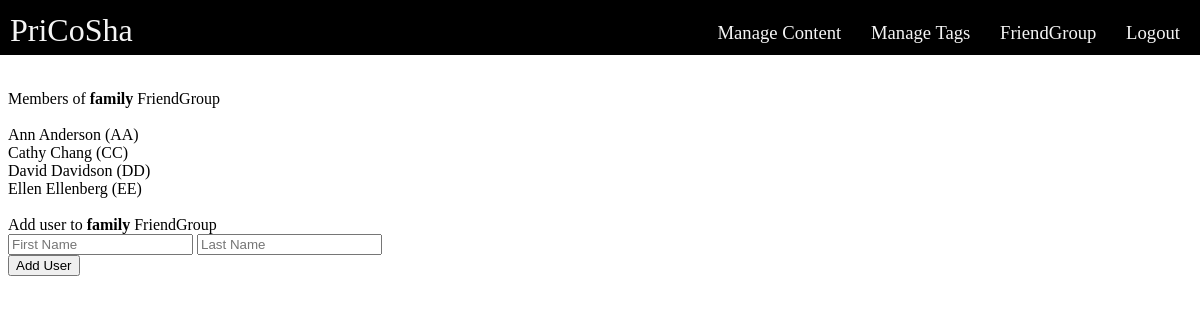
The page /validFriendGroup.php?friendGroup=family (signed in) on the database its author committed.
### tables this page shows
CREATE TABLE `person` (
  `username` varchar(50) NOT NULL,
  `password` varchar(100) DEFAULT NULL,
  `first_name` varchar(50) DEFAULT NULL,
  `last_name` varchar(50) DEFAULT NULL
);

### validFriendGroup.php (the view, shortened to what this page needs)
<!DOCTYPE html>
<html>
    <head>
        <link rel = "stylesheet" href = "back/header.css">
    </head>
    <body>
        <?php include "back/header.php"?>
        <div id = "main">
            <?php
                $conn = new PDO("mysql:host=localhost;dbname=databaseproject", "root", "");
                $error = "";
                $friendGroup = $_GET["friendGroup"];
                $cmd = "SELECT username, first_name, last_name FROM person WHERE username in (SELECT username FROM member WHERE username_creator='$_SESSION[userSession]' AND group_name = '$friendGroup')";
                $statement = $conn->prepare($cmd);
                $statement->execute();
                $result = $statement->fetch();
                echo "Members of <b>$friendGroup</b> FriendGroup<br/><br/>";
                do{
                echo "<div> $result[first_name] $result[last_name] (".$result['username'].") </div>";
                }while($result = $statement->fetch());
                echo "
                    <br/>
                    <div>Add user to <b>$friendGroup</b> FriendGroup</div>
                    <form action='back/registerValidMember.php' method='POST'>
                        <input name='FName' placeholder='First Name' type='text'/>
                        <input name='LName' placeholder='Last Name' type='text'/> <br/>
                        <input name='friendGroup' value='$friendGroup' type='hidden'/>
                        <input value = 'Add User' type='submit'>
                    </form> <br/> $error
                ";
            ?>
        </div>
    </body>
</html>

### back/header.php
<div id = "navbar" class = "navbar navbar-fixed-top">
    <div class = "navcontainer">
        <a class = "navbar-a" href = "manageContent.php">Manage Content</a>
        <a class = "navbar-a" href = "manageTags.php">Manage Tags</a>
        <a class = "navbar-a" href = "friendgroup.php">FriendGroup</a>
        <a class = "navbar-a" href = "back/logout.php">Logout</a>
    </div>
</div>
<div id = "navbarLeft" class = "navbar navbar-fixed-top">
    <div class = "navcontainer">
        <a class = "navbar-a" href = "index.php">PriCoSha</a>
    </div>
</div>

### back/header.css (style rules this page uses)
#navbar { background-color:black; position:fixed; top:0px; left:0px; right:0px; height:55px; text-align:right; font-size:14pt; }
.navbar-a { color:whitesmoke; text-align:center; margin-right:15px; text-decoration:none; padding-left:5px; padding-right:5px; }
.navcontainer { margin-top:22px; }
#navbarLeft { background-color:black; position:fixed; top:-10px; left:5px; right:0px; height:55px; text-align:left; font-size:24pt; width:100px; }
#main { margin-top:90px; }

### rows shown on the page
person: first_name "Ann", last_name "Anderson", username "AA"
person: first_name "Cathy", last_name "Chang", username "CC"
person: first_name "David", last_name "Davidson", username "DD"
person: first_name "Ellen", last_name "Ellenberg", username "EE"

### other values the page prints
$friendGroup "family"
